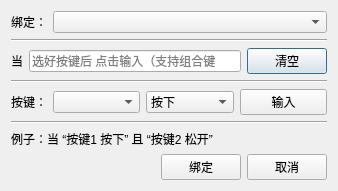
<?xml version="1.0" encoding="UTF-8"?>
<ui version="4.0">
 <class>ManuallyBinder</class>
 <widget class="QDialog" name="ManuallyBinder">
  <property name="geometry">
   <rect>
    <x>0</x>
    <y>0</y>
    <width>338</width>
    <height>187</height>
   </rect>
  </property>
  <property name="windowTitle">
   <string>手动绑定</string>
  </property>
  <layout class="QVBoxLayout" name="verticalLayout">
   <item>
    <widget class="QWidget" name="widget" native="true">
     <layout class="QHBoxLayout" name="horizontalLayout">
      <property name="leftMargin">
       <number>0</number>
      </property>
      <property name="topMargin">
       <number>0</number>
      </property>
      <property name="rightMargin">
       <number>0</number>
      </property>
      <property name="bottomMargin">
       <number>0</number>
      </property>
      <item>
       <widget class="QLabel" name="label">
        <property name="text">
         <string>绑定：</string>
        </property>
       </widget>
      </item>
      <item>
       <widget class="QComboBox" name="comboBox">
        <property name="sizePolicy">
         <sizepolicy hsizetype="Expanding" vsizetype="Fixed">
          <horstretch>0</horstretch>
          <verstretch>0</verstretch>
         </sizepolicy>
        </property>
       </widget>
      </item>
     </layout>
    </widget>
   </item>
   <item>
    <widget class="Line" name="line">
     <property name="orientation">
      <enum>Qt::Orientation::Horizontal</enum>
     </property>
    </widget>
   </item>
   <item>
    <widget class="QWidget" name="widget_2" native="true">
     <layout class="QHBoxLayout" name="horizontalLayout_2">
      <property name="leftMargin">
       <number>0</number>
      </property>
      <property name="topMargin">
       <number>0</number>
      </property>
      <property name="rightMargin">
       <number>0</number>
      </property>
      <property name="bottomMargin">
       <number>0</number>
      </property>
      <item>
       <widget class="QLabel" name="label_2">
        <property name="sizePolicy">
         <sizepolicy hsizetype="Preferred" vsizetype="Preferred">
          <horstretch>0</horstretch>
          <verstretch>0</verstretch>
         </sizepolicy>
        </property>
        <property name="text">
         <string>当</string>
        </property>
       </widget>
      </item>
      <item>
       <widget class="QLineEdit" name="lineEdit">
        <property name="inputMask">
         <string/>
        </property>
        <property name="readOnly">
         <bool>true</bool>
        </property>
        <property name="placeholderText">
         <string>选好按键后 点击输入（支持组合键</string>
        </property>
       </widget>
      </item>
      <item>
       <widget class="QPushButton" name="pushButton_2">
        <property name="sizePolicy">
         <sizepolicy hsizetype="Fixed" vsizetype="Fixed">
          <horstretch>0</horstretch>
          <verstretch>0</verstretch>
         </sizepolicy>
        </property>
        <property name="text">
         <string>清空</string>
        </property>
       </widget>
      </item>
     </layout>
    </widget>
   </item>
   <item>
    <widget class="Line" name="line_2">
     <property name="orientation">
      <enum>Qt::Orientation::Horizontal</enum>
     </property>
    </widget>
   </item>
   <item>
    <widget class="QWidget" name="widget_3" native="true">
     <layout class="QHBoxLayout" name="horizontalLayout_3">
      <property name="leftMargin">
       <number>0</number>
      </property>
      <property name="topMargin">
       <number>0</number>
      </property>
      <property name="rightMargin">
       <number>0</number>
      </property>
      <property name="bottomMargin">
       <number>0</number>
      </property>
      <item>
       <widget class="QLabel" name="label_4">
        <property name="sizePolicy">
         <sizepolicy hsizetype="Fixed" vsizetype="Preferred">
          <horstretch>0</horstretch>
          <verstretch>0</verstretch>
         </sizepolicy>
        </property>
        <property name="text">
         <string>按键：</string>
        </property>
       </widget>
      </item>
      <item>
       <widget class="QComboBox" name="comboBox_2"/>
      </item>
      <item>
       <widget class="QComboBox" name="comboBox_3">
        <item>
         <property name="text">
          <string>按下</string>
         </property>
        </item>
        <item>
         <property name="text">
          <string>松开</string>
         </property>
        </item>
       </widget>
      </item>
      <item>
       <widget class="QPushButton" name="pushButton">
        <property name="text">
         <string>输入</string>
        </property>
       </widget>
      </item>
     </layout>
    </widget>
   </item>
   <item>
    <widget class="Line" name="line_3">
     <property name="orientation">
      <enum>Qt::Orientation::Horizontal</enum>
     </property>
    </widget>
   </item>
   <item>
    <widget class="QLabel" name="label_3">
     <property name="text">
      <string>例子：当 “按键1 按下” 且 “按键2 松开”</string>
     </property>
    </widget>
   </item>
   <item>
    <spacer name="verticalSpacer">
     <property name="orientation">
      <enum>Qt::Orientation::Vertical</enum>
     </property>
     <property name="sizeHint" stdset="0">
      <size>
       <width>20</width>
       <height>40</height>
      </size>
     </property>
    </spacer>
   </item>
   <item>
    <widget class="QWidget" name="widget_4" native="true">
     <layout class="QHBoxLayout" name="horizontalLayout_4">
      <property name="leftMargin">
       <number>0</number>
      </property>
      <property name="topMargin">
       <number>0</number>
      </property>
      <property name="rightMargin">
       <number>0</number>
      </property>
      <property name="bottomMargin">
       <number>0</number>
      </property>
      <item>
       <spacer name="horizontalSpacer">
        <property name="orientation">
         <enum>Qt::Orientation::Horizontal</enum>
        </property>
        <property name="sizeHint" stdset="0">
         <size>
          <width>145</width>
          <height>20</height>
         </size>
        </property>
       </spacer>
      </item>
      <item>
       <widget class="QPushButton" name="pushButton_3">
        <property name="text">
         <string>绑定</string>
        </property>
       </widget>
      </item>
      <item>
       <widget class="QPushButton" name="pushButton_4">
        <property name="text">
         <string>取消</string>
        </property>
       </widget>
      </item>
     </layout>
    </widget>
   </item>
  </layout>
 </widget>
 <resources/>
 <connections/>
</ui>
